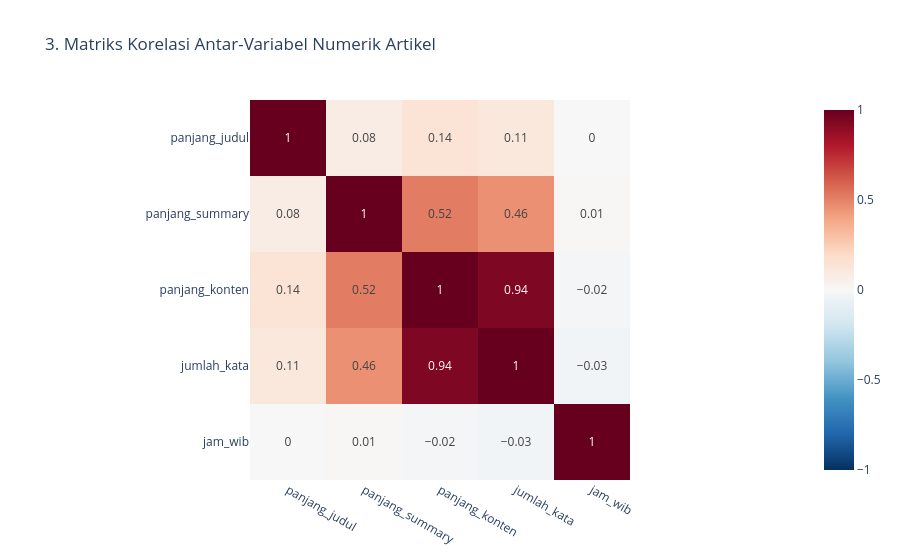

Write notebook code for a chart like this one.
### Code cell
# Visualisasi 3: Korelasi Antar-Variabel Numerik
kolom_numerik = ["panjang_judul", "panjang_summary", "panjang_konten", "jumlah_kata", "jam_wib"]
corr_matrix = df.select(kolom_numerik).drop_nulls().to_pandas().corr().round(2)

fig3 = px.imshow(
    corr_matrix,
    text_auto=True,
    color_continuous_scale="RdBu_r",
    zmin=-1,
    zmax=1,
    title="3. Matriks Korelasi Antar-Variabel Numerik Artikel",
)
fig3.show()

### Figure 1 — Plotly figure (JSON) as saved in the notebook; plotly's stock layout.template omitted (floating-point values rounded to 4 significant figures)
{"data": [{"coloraxis": "coloraxis", "hovertemplate": "x: %{x}<br>y: %{y}<br>color: %{z}<extra></extra>", "name": "0", "texttemplate": "%{z}", "type": "heatmap", "x": ["panjang_judul", "panjang_summary", "panjang_konten", "jumlah_kata", "jam_wib"], "xaxis": "x", "y": ["panjang_judul", "panjang_summary", "panjang_konten", "jumlah_kata", "jam_wib"], "yaxis": "y", "z": [[1.0, 0.08, 0.14, 0.11, 0.0], [0.08, 1.0, 0.52, 0.46, 0.01], [0.14, 0.52, 1.0, 0.94, -0.02], [0.11, 0.46, 0.94, 1.0, -0.03], [0.0, 0.01, -0.02, -0.03, 1.0]]}], "layout": {"coloraxis": {"autocolorscale": false, "cmax": 1, "cmin": -1, "colorscale": [[0, "rgb(5,48,97)"], [0.1, "rgb(33,102,172)"], [0.2, "rgb(67,147,195)"], [0.3, "rgb(146,197,222)"], [0.4, "rgb(209,229,240)"], [0.5, "rgb(247,247,247)"], [0.6, "rgb(253,219,199)"], [0.7, "rgb(244,165,130)"], [0.8, "rgb(214,96,77)"], [0.9, "rgb(178,24,43)"], [1, "rgb(103,0,31)"]]}, "title": {"text": "3. Matriks Korelasi Antar-Variabel Numerik Artikel"}, "xaxis": {"anchor": "y", "constrain": "domain", "domain": [0, 1], "scaleanchor": "y"}, "yaxis": {"anchor": "x", "autorange": "reversed", "constrain": "domain", "domain": [0, 1]}}}
